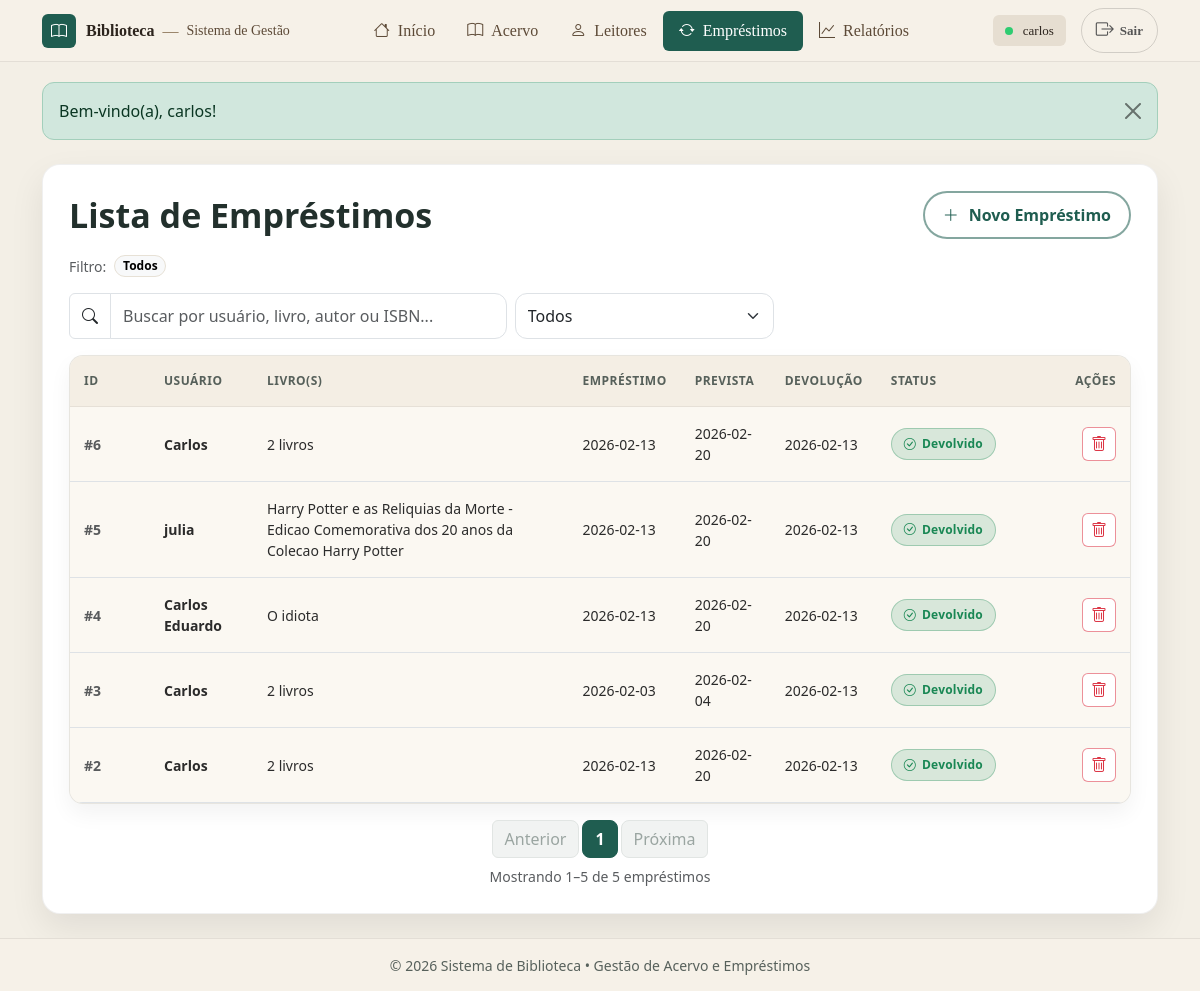
Screenshot of /emprestimos/listar.php (signed in) with the database file from the repository.
### tables this page shows
CREATE TABLE `emprestimos` (
  `id` int(11) NOT NULL,
  `id_usuario` int(11) NOT NULL,
  `data_emprestimo` date DEFAULT curdate(),
  `data_prevista` date DEFAULT NULL,
  `cancelado` tinyint(1) NOT NULL DEFAULT 0,
  `cancelado_em` datetime DEFAULT NULL,
  `cancelado_motivo` varchar(255) DEFAULT NULL
);

CREATE TABLE `usuarios` (
  `id` int(11) NOT NULL,
  `nome` varchar(100) NOT NULL,
  `email` varchar(255) DEFAULT NULL,
  `telefone` varchar(20) DEFAULT NULL,
  `criado_em` timestamp NOT NULL DEFAULT current_timestamp(),
  `perfil` enum('admin','leitor') NOT NULL,
  `cpf` varchar(14) NOT NULL,
  `ativo` tinyint(1) NOT NULL DEFAULT 1
);

### emprestimos/listar.php (the view, shortened to what this page needs)
<?php
include("../conexao.php");
include("../includes/header.php");
$hoje = date('Y-m-d');
$por_pagina = 10;
$pagina = isset($_GET['p']) ? (int)$_GET['p'] : 1;
$q = trim($_GET['q'] ?? '');
$status = trim($_GET['status'] ?? '');
$where = [];
$params = [];
$types = "";
$having = [];
$whereSql = count($where) ? ("WHERE " . implode(" AND ", $where)) : "";
$havingSql = count($having) ? ("HAVING " . implode(" AND ", $having)) : "";
$sqlCount = "
  SELECT COUNT(*) AS total
  FROM (
    SELECT e.id
    FROM emprestimos e
    JOIN usuarios u ON u.id = e.id_usuario
    JOIN emprestimo_itens ei ON ei.emprestimo_id = e.id
    JOIN livros l ON l.id = ei.id_livro
    $whereSql
    GROUP BY e.id
    $havingSql
  ) t
";
$stmtC = mysqli_prepare($conn, $sqlCount);
mysqli_stmt_execute($stmtC);
$resC = mysqli_stmt_get_result($stmtC);
$total = (int)(mysqli_fetch_assoc($resC)['total'] ?? 0);
$total_paginas = max(1, (int)ceil($total / $por_pagina));
$offset = ($pagina - 1) * $por_pagina;
$sql = "
  SELECT
    e.id,
    e.data_emprestimo,
    e.data_prevista,
    u.nome AS usuario_nome,
    COUNT(ei.id) AS qtd_itens,
    SUM(CASE WHEN ei.devolvido = 0 THEN 1 ELSE 0 END) AS abertos,
    MAX(ei.data_devolucao) AS ultima_devolucao,
    GROUP_CONCAT(DISTINCT l.titulo ORDER BY l.titulo SEPARATOR ' | ') AS livros_titulos
  FROM emprestimos e
  JOIN usuarios u ON u.id = e.id_usuario
  JOIN emprestimo_itens ei ON ei.emprestimo_id = e.id
  JOIN livros l ON l.id = ei.id_livro
  $whereSql
  GROUP BY e.id
  $havingSql
  ORDER BY e.id DESC
  LIMIT ? OFFSET ?
";
$stmt = mysqli_prepare($conn, $sql);
$types2 = $types . "ii";
$params2 = array_merge($params, [$por_pagina, $offset]);
mysqli_stmt_bind_param($stmt, $types2, ...$params2);
mysqli_stmt_execute($stmt);
$r = mysqli_stmt_get_result($stmt);
$inicio = ($total === 0) ? 0 : ($offset + 1);
$fim = min($offset + $por_pagina, $total);
function montaLink($p, $q, $status)
{
  $qs = [];
  if ($p) $qs['p'] = $p;
  return "listar.php?" . http_build_query($qs);
}
function statusLabel($s)
{
  return "Todos";
}
function badgeStatus(bool $devolvido, bool $atrasado)
{
  if ($devolvido) return "<span class='badge-status badge-done'><i class='bi bi-check-circle'></i> Devolvido</span>";
  return "<span class='badge-status badge-open'><i class='bi bi-clock-history'></i> Aberto</span>";
}
?>
<div class="container my-4">
  <div class="page-card">
    <div class="page-card__head">
      <h2 class="page-card__title">Lista de Empréstimos</h2>
      <a class="btn btn-pill" href="cadastrar.php">
        <i class="bi bi-plus-lg"></i>
        Novo Empréstimo
      </a>
    </div>
    <div class="d-flex align-items-center gap-2 mb-3">
      <span class="text-muted small">Filtro:</span>
      <span class="badge rounded-pill text-bg-light" style="border:1px solid #e7e1d6;">
        <?= htmlspecialchars(statusLabel($status)) ?>
      </span>
    </div>
    <div class="row g-2 align-items-center mb-3">
      <div class="col-md-5">
        <div class="input-group">
          <span class="input-group-text bg-white"><i class="bi bi-search"></i></span>
          <input
            id="search"
            type="text"
            class="form-control"
            placeholder="Buscar por usuário, livro, autor ou ISBN..."
            autocomplete="off"
            value="<?= htmlspecialchars($q) ?>">
        </div>
      </div>
      <div class="col-md-3">
        <select id="status" class="form-select">
          <option value="" <?= $status === '' ? 'selected' : '' ?>>Todos</option>
        </select>
      </div>
    </div>
    <div class="table-base-wrap">
      <div class="table-responsive">
        <table class="table table-base align-middle mb-0">
          <thead>
            <tr>
              <th class="col-id">ID</th>
              <th>Usuário</th>
              <th>Livro(s)</th>
              <th class="col-ano">Empréstimo</th>
              <th class="col-ano">Prevista</th>
              <th class="col-ano">Devolução</th>
              <th class="col-status">Status</th>
              <th class="text-end col-acoes">Ações</th>
            </tr>
          </thead>
          <tbody id="tbody-emprestimos">
            <?php while ($e = mysqli_fetch_assoc($r)) {
              $id = (int)$e['id'];
              $qtd = (int)($e['qtd_itens'] ?? 0);
              $abertos = (int)($e['abertos'] ?? 0);
              $devolvido = ($abertos === 0);
              $prevista = $e['data_prevista'] ?? null;
              $atrasado = (!$devolvido && !empty($prevista) && $prevista < $hoje);
              $titulos = (string)($e['livros_titulos'] ?? '—');
              if ($devolvido) {
                $livroMostrar = ($qtd > 1) ? ($qtd . " livros") : $titulos;
              } else {
                $livroMostrar = ($abertos === 1) ? "1 livro" : ($abertos . " livros");
              }
              $usuarioAttr = htmlspecialchars($e['usuario_nome'] ?? '', ENT_QUOTES);
              $livroAttr   = htmlspecialchars($livroMostrar, ENT_QUOTES);
            ?>
              <tr class="row-click" data-emprestimo-id="<?= $id ?>">
                <td class="text-muted fw-semibold">#<?= $id ?></td>
                <td class="fw-semibold"><?= htmlspecialchars($e['usuario_nome'] ?? '-') ?></td>
                <td><?= htmlspecialchars($livroMostrar) ?></td>
                <td><?= htmlspecialchars($e['data_emprestimo'] ?? '-') ?></td>
                <td><?= htmlspecialchars($e['data_prevista'] ?? '-') ?></td>
                <td><?= htmlspecialchars($e['ultima_devolucao'] ?? '-') ?></td>
                <td><?= badgeStatus($devolvido, $atrasado) ?></td>
                <td class="text-end">
                  <a class="icon-btn icon-btn--del"
                    href="#"
                    data-action="excluir"
                    data-id="<?= $id ?>"
                    data-livro="<?= $livroAttr ?>"
                    data-usuario="<?= $usuarioAttr ?>"
                    title="Excluir"
                    data-stop-row="1">
                    <i class="bi bi-trash"></i>
                  </a>
                </td>
              </tr>
            <?php } ?>
          </tbody>
        </table>
      </div>
    </div>
    <div class="d-flex flex-column align-items-center gap-2 mt-3">
      <nav id="paginacao-emprestimos">
        <ul class="pagination pagination-green mb-0">
          <li class="page-item <?= ($pagina <= 1) ? 'disabled' : '' ?>">
            <a class="page-link" href="<?= montaLink($pagina - 1, $q, $status) ?>">Anterior</a>
          </li>
          <?php
          $janela = 2;
          $ini = max(1, $pagina - $janela);
          $fimPag = min($total_paginas, $pagina + $janela);
          for ($p = $ini; $p <= $fimPag; $p++) {
          ?>
            <li class="page-item <?= ($p === $pagina) ? 'active' : '' ?>">
              <a class="page-link" href="<?= montaLink($p, $q, $status) ?>"><?= $p ?></a>
            </li>
          <?php } ?>
          <li class="page-item <?= ($pagina >= $total_paginas) ? 'disabled' : '' ?>">
            <a class="page-link" href="<?= montaLink($pagina + 1, $q, $status) ?>">Próxima</a>
          </li>
        </ul>
      </nav>
      <div id="resumo-emprestimos" class="text-muted small">
        Mostrando <?= $inicio ?>–<?= $fim ?> de <?= $total ?> empréstimos
      </div>
    </div>
  </div>
</div>
<?php include("../includes/footer.php"); ?>

### assets/css/base.css (style rules this page uses)
:root { --green: #1f5d50; --green-2: #17463d; --beige: #f3efe6; --gold: #c58a2a; --text: #22302c; --muted: #6c7a74; --shadow: 0 16px 34px rgba(0,0,0,.10); }
* { box-sizing: border-box; }
body.app-body { background: var(--beige); color: var(--text); min-height: 100vh; display: flex; flex-direction: column; }

### assets/css/header.css (style rules this page uses)
:root { --green: #1f5d50; --gold: #d4af37; --muted: #6c757d; }

### assets/css/layout.css (style rules this page uses)
.page-card { background: #fff; border: 1px solid rgba(0,0,0,.06); border-radius: 18px; box-shadow: 0 14px 34px rgba(0,0,0,.08); padding: 26px; }
.page-card__head { display:flex; justify-content:space-between; align-items:center; gap: 16px; margin-bottom: 16px; flex-wrap: wrap; }
.page-card__title { margin: 0; font-size: 34px; font-weight: 800; color: var(--text); }

### assets/css/components.css (style rules this page uses)
.btn-pill { display: inline-flex; align-items: center; gap: 10px; padding: 10px 18px; border-radius: 999px; background: #fff; color: var(--green); border: 2px solid #1f5d508c; font-weight: 800; text-decoration: none; }
.icon-btn { display:inline-flex; align-items:center; justify-content:center; width:34px; height:34px; border-radius: 6px; border: 1px solid rgba(0,0,0,.15); background:#fff; margin-left: 8px; text-decoration: none; }
.icon-btn i { font-size: 16px; }
.icon-btn--del { border-color: rgba(220,53,69,.55); color: #dc3545; }
.badge-status { display:inline-flex; align-items:center; gap: 6px; padding: 6px 12px; border-radius: 999px; font-size: 12px; font-weight: 800; letter-spacing: .2px; }
.badge-done { background: rgba(25,135,84,.15); border: 1px solid rgba(25,135,84,.3); color: #198754; }
.pagination .page-link { color: var(--green); border-color: rgba(31, 93, 80, 0.25); background-color: #fff; font-weight: 500; }
.pagination .page-item.active .page-link { background-color: var(--green); border-color: var(--green); color: #fff; font-weight: 600; }
.pagination .page-item.disabled .page-link { color: #9aa5a1; background-color: #f1f3f2; border-color: #e1e5e3; }
.pagination { gap: 4px; }
.pagination .page-link { border-radius: 8px; }

### assets/css/tables.css (style rules this page uses)
td.text-end { white-space: nowrap; }
.col-id { width: 80px; }
.col-ano { width: 90px; }
.col-status { width: 130px; }
.col-acoes { width: 120px; }
.table-base-wrap { background: #fbf8f2; border: 1px solid rgba(0,0,0,.08); border-radius: 14px; overflow: hidden; box-shadow: 0 10px 22px rgba(0,0,0,.05); }
.table.table-base thead th { background: #f4eee4 !important; color: rgba(34,48,44,.75) !important; font-weight: 800; font-size: 12px; letter-spacing: .04em; text-transform: uppercase; padding: 16px 14px; border-bottom: 1px solid rgba(0,0,0,.06) !important; white-space: nowrap; }
.table.table-base tbody td { padding: 16px 14px; font-size: 14px; color: #2b2b2b; border-top: 1px solid rgba(0,0,0,.06) !important; vertical-align: middle; background: #fbf8f2 !important; }

### assets/css/forms.css (style rules this page uses)
.form-control, .form-select { border-radius: 12px; padding: 10px 12px; }

### emprestimos/listar.php (style rules this page uses)
tr.row-click { cursor: pointer; }

### rows the page displays
emprestimos: id "6", id_usuario.nome "Carlos", livroMostrar "2 livros", data_emprestimo "2026-02-13", data_prevista "2026-02-20", ultima_devolucao "2026-02-13"
emprestimos: id "5", id_usuario.nome "julia", livroMostrar "Harry Potter e as Reliquias da Morte - Edicao Comemorativa dos 20 anos da Colecao Harry Potter", data_emprestimo "2026-02-13", data_prevista "2026-02-20", ultima_devolucao "2026-02-13"
emprestimos: id "4", id_usuario.nome "Carlos Eduardo", livroMostrar "O idiota", data_emprestimo "2026-02-13", data_prevista "2026-02-20", ultima_devolucao "2026-02-13"
emprestimos: id "3", id_usuario.nome "Carlos", livroMostrar "2 livros", data_emprestimo "2026-02-03", data_prevista "2026-02-04", ultima_devolucao "2026-02-13"
emprestimos: id "2", id_usuario.nome "Carlos", livroMostrar "2 livros", data_emprestimo "2026-02-13", data_prevista "2026-02-20", ultima_devolucao "2026-02-13"

### other values shown
$_SESSION['auth']['nome'] "carlos"
$msg "Bem-vindo(a), carlos!"
statusLabel($status) "Todos"
$inicio "1"
$fim "5"
$total "5"
